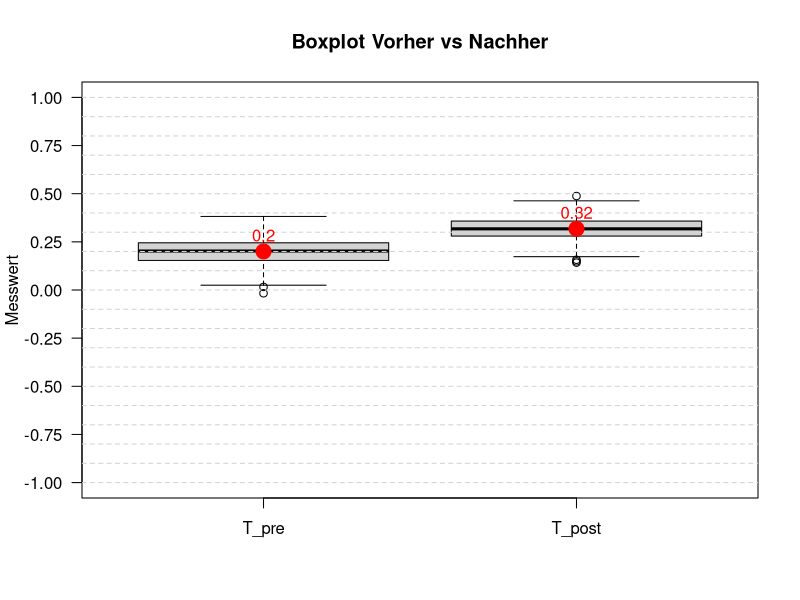

The R script that drew this image:
# ==============================================================================
# Persuasive Arguments Theory (PAT) Simulation Module
# ==============================================================================

#' Create Group Argument Pool
#'
#' Generates the specific pool of arguments available to the group members.
#'
#' @param pool_size Integer. The total number of arguments in the group's pool.
#' @param pool_bias Numeric. The target mean of the pool (-1 to 1).
#'
#' @return A numeric vector containing the argument values (e.g., -0.3, 0.8).

create_pool <- function(pool_size, pool_bias) {
  # Map Bias [-1, 1] to Beta mean [0, 1]
  mu <- (pool_bias + 1) / 2
  
  # Precision parameter (nu). nu=10 creates a narrow Normal-like shape (Bell curve).
  nu <- 10 
  shape1 <- mu * nu
  shape2 <- (1 - mu) * nu
  
  # Generate [0, 1] and scale to [-1, 1]
  val_01 <- rbeta(pool_size, shape1, shape2)
  arguments <- val_01 * 2 - 1
  
  return(arguments)
}

#' Calculate Psychological Tendency (Damped Average)
#'
#' Calculates the opinion tendency as the mean of held arguments, optionally damped by an
#' uncertainty factor C (**additional assumption**) to model hesitation when information is scarce.
#'
#' @param arguments Numeric vector. The arguments currently held by the agent.
#' @param C Numeric. The uncertainty/damping factor. Must be >= 0.
#'        C = 0 (Default): The assumption is inactive. Calculates the standard arithmetic mean.
#'        C > 0: The assumption is active. The value is dampened towards 0 when N is small.
#'
#' @return Numeric value between -1 and 1 representing the opinion tendency.

calc_tendency <- function(arguments, C = 0) {
  n <- length(arguments)
  
  # Unified Formula: Sum of values divided by (Number of arguments + C)
  numerator <- sum(arguments)
  denominator <- n + C
  
  return(numerator / denominator)
}

#' Initialize Single Agent
#'
#' Creates an agent object, draws the initial set of arguments (IA) from the
#' group pool (without replacement), and calculates the pre-discussion tendency.
#'
#' @param agent_id Integer or String. Unique identifier for the agent.
#' @param pool Numeric vector. The group argument pool.
#' @param n_IA Integer. Number of Initial Arguments the agent holds before discussion.
#' @param C Numeric. The uncertainty factor for the tendency calculation.
#'
#' @return A list containing the agent's ID, current arguments, and T_pre.

initialize_agent <- function(agent_id, pool, n_IA, C) {
  # Draw random arguments from the pool (Initial Arguments)
  ia_i <- sample(pool, size = n_IA, replace = FALSE)
  
  # Calculate Initial Tendency (Pre)
  t_pre <- calc_tendency(ia_i, C)
  
  list(
    id = agent_id,
    arguments = ia_i,
    t_pre = t_pre,
    t_post = NA_real_,  # Placeholder
    shift = NA_real_    # Placeholder
  )
}

#' Discuss and Update Agent
#'
#' Simulates the discussion phase where an agent is exposed to additional arguments (AA) (with replacement).
#' Updates the agent's argument set and calculates the post-discussion tendency.
#'
#' @param agent List. The agent object created by initialize_agent.
#' @param pool Numeric vector. The group argument pool (source of new arguments).
#' @param n_AA Integer. Number of Additional Arguments encountered during discussion.
#' @param C Numeric. The uncertainty factor for the tendency calculation.
#'
#' @return The updated agent list including T_post and Choice Shift.

discuss_and_update <- function(agent, pool, n_AA, C) {
  # Draw additional arguments (AA_i)
  # replace=TRUE simulates that arguments are repeated/reinforced in discussion
  aa_i <- sample(pool, size = n_AA, replace = TRUE)
  
  # Integrate new arguments into memory
  new_arguments <- c(agent$arguments, aa_i)
  
  # Calculate Resulting Tendency (Post)
  t_post <- calc_tendency(new_arguments, C)
  
  # Update Agent Object
  agent$arguments <- new_arguments
  agent$t_post <- t_post
  agent$shift <- t_post - agent$t_pre
  
  return(agent)
}

#' Calculate Group Polarization
#'
#' Aggregates the shifts of all agents to determine the group-level polarization.
#'
#' @param agents_list List of agent objects (after discussion).
#'
#' @return Numeric value. Positive indicates shift towards positive extreme,
#'         negative indicates shift towards negative extreme.

calculate_group_polarization <- function(agents_list) {
  all_pre <- sapply(agents_list, function(x) x$t_pre)
  all_post <- sapply(agents_list, function(x) x$t_post)
  
  mean_pre <- mean(all_pre)
  mean_post <- mean(all_post)
  
  return(mean_post - mean_pre)
}

#' Run Complete PAT Simulation
#'
#' Orchestrates the full simulation process: creating the group pool, initializing agents
#' with Initial Arguments (IA), running the discussion with Additional Arguments (AA),
#' and calculating results.
#'
#' @param n_agents Integer. Number of agents in the group.
#' @param pool_size Integer. Size of the group argument pool.
#' @param pool_bias Numeric (-1 to 1). Bias of the group's pool.
#'        0 = Neutral, 0.8 = Strong Pro, -0.5 = Moderate Contra.
#' @param n_IA Integer. Number of Initial Arguments per agent.
#' @param n_AA Integer. Number of Additional Arguments added during discussion.
#' @param C Numeric. Uncertainty/Damping factor. Default is 0.
#'
#' @return A list containing configuration, individual agent data frame, and global GP metric.

run_simulation <- function(n_agents = 10,
                           pool_size = 1000,
                           pool_bias = 0.6,
                           n_IA = 3,
                           n_AA = 20,
                           C = 0) {
  
  # 1. Create the environment (Group Context)
  group_pool <- create_pool(pool_size, pool_bias)
  
  # 2. Initialize Agents (Individual Level - Pre)
  agents <- vector("list", n_agents)
  for(i in 1:n_agents) {
    agents[[i]] <- initialize_agent(i, group_pool, n_IA, C)
  }
  
  # 3. Discussion Process (Individual Level - Update)
  for(i in 1:n_agents) {
    agents[[i]] <- discuss_and_update(agents[[i]], group_pool, n_AA, C)
  }
  
  # 4. Aggregation (Group Level)
  gp <- calculate_group_polarization(agents)
  
  # 5. Format Results
  results_df <- data.frame(
    AgentID = sapply(agents, function(x) x$id),
    T_pre = round(sapply(agents, function(x) x$t_pre), 3),
    T_post = round(sapply(agents, function(x) x$t_post), 3),
    Shift = round(sapply(agents, function(x) x$shift), 3)
  )
  
  list(
    Config = list(
      N_Agents = n_agents,
      Pool_Bias = pool_bias,
      C_Factor = C,
      N_Initial_Args = n_IA,
      N_Additional_Args = n_AA
    ),
    Individual_Data = results_df,
    Group_Polarization = gp
  )
}

#' Simulate Full Experiment (Multi-Group)
#'
#' Simulates a complete experiment comprising multiple independent groups,
#' mirroring the design of studies like Moscovici & Zavalloni (1969).
#' It aggregates individual-level data from all groups into a single dataset
#' suitable for statistical hypothesis testing (e.g., t-test).
#'
#' @param n_groups Integer. Number of independent groups to simulate (e.g., 10).
#' @param n_agents_per_group Integer. Number of agents per group (e.g., 4).
#' @param ... Additional arguments passed to run_simulation (e.g., pool_bias, C).
#'
#' @return A data frame containing data for all agents across all groups,
#'         including a 'GroupID' column.
simulate_experiment <- function(n_groups = 10, n_agents_per_group = 4, ...) {
  
  # List to store result dataframes from each group
  all_data_list <- list()
  
  # Argument list for do.call
  args_list <- list(...)
  # Add the specific n_agents for this wrapper
  args_list$n_agents <- n_agents_per_group
  
  for (g in 1:n_groups) {
    # Run simulation for one group
    # do.call is used to pass the variable arguments (...) cleanly
    sim_result <- do.call(run_simulation, args_list)
    
    # Extract individual data
    df <- sim_result$Individual_Data
    
    # Add GroupID to distinguish this group's members
    df$GroupID <- g
    
    # Store in list
    all_data_list[[g]] <- df
  }
  
  # Merge all group dataframes into one large dataset
  full_dataset <- do.call(rbind, all_data_list)
  
  return(full_dataset)
}

## Simulation

# Simulation of the original study

set.seed(111)

simulation_results <- simulate_experiment(n_groups = 10, 
                    n_agents_per_group = 4,
                    pool_size = 1000,
                    pool_bias = 0.4,
                    n_IA = 4,
                    n_AA = 12,
                    C = 0)

t.test(simulation_results$T_post, simulation_results$T_pre, paired = TRUE)

# Simulation with higher N

set.seed(111)

simulation_higherN <- simulate_experiment(n_groups = 50, 
                                          n_agents_per_group = 10,
                                          pool_size = 1000,
                                          pool_bias = 0.4,
                                          n_IA = 4,
                                          n_AA = 12,
                                          C = 0)

t.test(simulation_higherN$T_post, simulation_higherN$T_pre, paired = TRUE)

# Simulation with dampness factor C

set.seed(111)

simulation_C <- simulate_experiment(n_groups = 50, 
                                          n_agents_per_group = 10,
                                          pool_size = 1000,
                                          pool_bias = 0.4,
                                          n_IA = 4,
                                          n_AA = 12,
                                          C = 4)

t.test(simulation_C$T_post, simulation_C$T_pre, paired = TRUE)

## Plots


# ----------------------------------------
# 1. Vorher- und Nachher-Vektoren extrahieren
# ----------------------------------------
T_pre  <- simulation_C$T_pre
T_post <- simulation_C$T_post

# ----------------------------------------
# 2. Mittelwerte berechnen
# ----------------------------------------
mean_pre  <- mean(T_pre)
mean_post <- mean(T_post)

# ----------------------------------------
# 3. Boxplot mit Mittelwertpunkten und Hintergrundlinien
# ----------------------------------------
boxplot(T_pre, T_post,
        names = c("T_pre", "T_post"),
        ylab = "Messwert",
        main = "Boxplot Vorher vs Nachher",
        ylim = c(-1, 1),    # Y-Achse von -1 bis 1
        yaxt = "n",         # eigene Achse setzen
        col = "lightgray",
        border = "black"
)

# Y-Achse manuell bei −1, −0.75, ..., 1
axis(side = 2, at = seq(-1, 1, by = 0.25), las = 1)

# Hintergrundlinien wie zuvor (leicht grau, gestrichelt)
abline(h = seq(-1, 1, by = 0.1), col = "lightgray", lty = 2)

# Mittelwertpunkte hinzufügen
points(1, mean_pre,  pch = 19, col = "red", cex = 2)  # Mittelwert T_pre
points(2, mean_post, pch = 19, col = "red", cex = 2)  # Mittelwert T_post

# Optional: Mittelwerte beschriften
text(1, mean_pre,  labels = round(mean_pre,2),  col = "red", pos = 3)
text(2, mean_post, labels = round(mean_post,2), col = "red", pos = 3)

